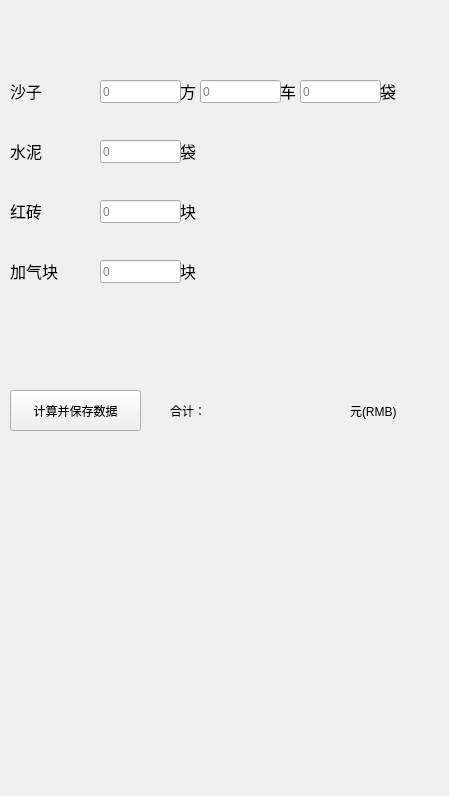
<?xml version="1.0" encoding="UTF-8"?>
<ui version="4.0">
 <class>Widget</class>
 <widget class="QWidget" name="Widget">
  <property name="geometry">
   <rect>
    <x>0</x>
    <y>0</y>
    <width>449</width>
    <height>796</height>
   </rect>
  </property>
  <property name="windowTitle">
   <string>Widget</string>
  </property>
  <widget class="QLabel" name="label">
   <property name="geometry">
    <rect>
     <x>10</x>
     <y>80</y>
     <width>72</width>
     <height>21</height>
    </rect>
   </property>
   <property name="font">
    <font>
     <pointsize>12</pointsize>
    </font>
   </property>
   <property name="text">
    <string>沙子</string>
   </property>
  </widget>
  <widget class="QLabel" name="label_2">
   <property name="geometry">
    <rect>
     <x>10</x>
     <y>200</y>
     <width>71</width>
     <height>21</height>
    </rect>
   </property>
   <property name="font">
    <font>
     <pointsize>12</pointsize>
    </font>
   </property>
   <property name="text">
    <string>红砖</string>
   </property>
  </widget>
  <widget class="QLabel" name="label_3">
   <property name="geometry">
    <rect>
     <x>10</x>
     <y>140</y>
     <width>71</width>
     <height>21</height>
    </rect>
   </property>
   <property name="font">
    <font>
     <pointsize>12</pointsize>
    </font>
   </property>
   <property name="text">
    <string>水泥</string>
   </property>
  </widget>
  <widget class="QLabel" name="label_4">
   <property name="geometry">
    <rect>
     <x>10</x>
     <y>260</y>
     <width>71</width>
     <height>21</height>
    </rect>
   </property>
   <property name="font">
    <font>
     <pointsize>12</pointsize>
    </font>
   </property>
   <property name="text">
    <string>加气块</string>
   </property>
  </widget>
  <widget class="QLineEdit" name="lineEdit_Sand_Square">
   <property name="geometry">
    <rect>
     <x>100</x>
     <y>80</y>
     <width>81</width>
     <height>23</height>
    </rect>
   </property>
   <property name="placeholderText">
    <string>0</string>
   </property>
  </widget>
  <widget class="QLineEdit" name="lineEdit_Sand_Vehicle">
   <property name="geometry">
    <rect>
     <x>200</x>
     <y>80</y>
     <width>81</width>
     <height>23</height>
    </rect>
   </property>
   <property name="placeholderText">
    <string>0</string>
   </property>
  </widget>
  <widget class="QLineEdit" name="lineEdit_Sand_Bag">
   <property name="geometry">
    <rect>
     <x>300</x>
     <y>80</y>
     <width>81</width>
     <height>23</height>
    </rect>
   </property>
   <property name="placeholderText">
    <string>0</string>
   </property>
  </widget>
  <widget class="QLabel" name="label_5">
   <property name="geometry">
    <rect>
     <x>180</x>
     <y>80</y>
     <width>41</width>
     <height>21</height>
    </rect>
   </property>
   <property name="font">
    <font>
     <pointsize>12</pointsize>
    </font>
   </property>
   <property name="text">
    <string>方</string>
   </property>
  </widget>
  <widget class="QLabel" name="label_6">
   <property name="geometry">
    <rect>
     <x>280</x>
     <y>80</y>
     <width>41</width>
     <height>21</height>
    </rect>
   </property>
   <property name="font">
    <font>
     <pointsize>12</pointsize>
    </font>
   </property>
   <property name="text">
    <string>车</string>
   </property>
  </widget>
  <widget class="QLabel" name="label_7">
   <property name="geometry">
    <rect>
     <x>380</x>
     <y>80</y>
     <width>41</width>
     <height>21</height>
    </rect>
   </property>
   <property name="font">
    <font>
     <pointsize>12</pointsize>
    </font>
   </property>
   <property name="text">
    <string>袋</string>
   </property>
  </widget>
  <widget class="QLineEdit" name="lineEdit_Common_Brick">
   <property name="geometry">
    <rect>
     <x>100</x>
     <y>200</y>
     <width>81</width>
     <height>23</height>
    </rect>
   </property>
   <property name="placeholderText">
    <string>0</string>
   </property>
  </widget>
  <widget class="QLabel" name="label_8">
   <property name="geometry">
    <rect>
     <x>180</x>
     <y>200</y>
     <width>41</width>
     <height>21</height>
    </rect>
   </property>
   <property name="font">
    <font>
     <pointsize>12</pointsize>
    </font>
   </property>
   <property name="text">
    <string>块</string>
   </property>
  </widget>
  <widget class="QLabel" name="label_9">
   <property name="geometry">
    <rect>
     <x>180</x>
     <y>140</y>
     <width>41</width>
     <height>21</height>
    </rect>
   </property>
   <property name="font">
    <font>
     <pointsize>12</pointsize>
    </font>
   </property>
   <property name="text">
    <string>袋</string>
   </property>
  </widget>
  <widget class="QLineEdit" name="lineEdit_Cement">
   <property name="geometry">
    <rect>
     <x>100</x>
     <y>140</y>
     <width>81</width>
     <height>23</height>
    </rect>
   </property>
   <property name="placeholderText">
    <string>0</string>
   </property>
  </widget>
  <widget class="QLineEdit" name="lineEdit_Aerated">
   <property name="geometry">
    <rect>
     <x>100</x>
     <y>260</y>
     <width>81</width>
     <height>23</height>
    </rect>
   </property>
   <property name="placeholderText">
    <string>0</string>
   </property>
  </widget>
  <widget class="QLabel" name="label_10">
   <property name="geometry">
    <rect>
     <x>180</x>
     <y>260</y>
     <width>41</width>
     <height>21</height>
    </rect>
   </property>
   <property name="font">
    <font>
     <pointsize>12</pointsize>
    </font>
   </property>
   <property name="text">
    <string>块</string>
   </property>
  </widget>
  <widget class="QLabel" name="label_11">
   <property name="geometry">
    <rect>
     <x>170</x>
     <y>390</y>
     <width>61</width>
     <height>41</height>
    </rect>
   </property>
   <property name="text">
    <string>合计：</string>
   </property>
  </widget>
  <widget class="QPushButton" name="pushButton">
   <property name="geometry">
    <rect>
     <x>10</x>
     <y>390</y>
     <width>131</width>
     <height>41</height>
    </rect>
   </property>
   <property name="text">
    <string>计算并保存数据</string>
   </property>
  </widget>
  <widget class="QLabel" name="label_12">
   <property name="geometry">
    <rect>
     <x>350</x>
     <y>390</y>
     <width>61</width>
     <height>41</height>
    </rect>
   </property>
   <property name="text">
    <string>元(RMB)</string>
   </property>
  </widget>
  <widget class="QLabel" name="label_SUM">
   <property name="geometry">
    <rect>
     <x>240</x>
     <y>390</y>
     <width>121</width>
     <height>41</height>
    </rect>
   </property>
   <property name="text">
    <string/>
   </property>
  </widget>
 </widget>
 <layoutdefault spacing="6" margin="11"/>
 <resources/>
 <connections/>
</ui>
